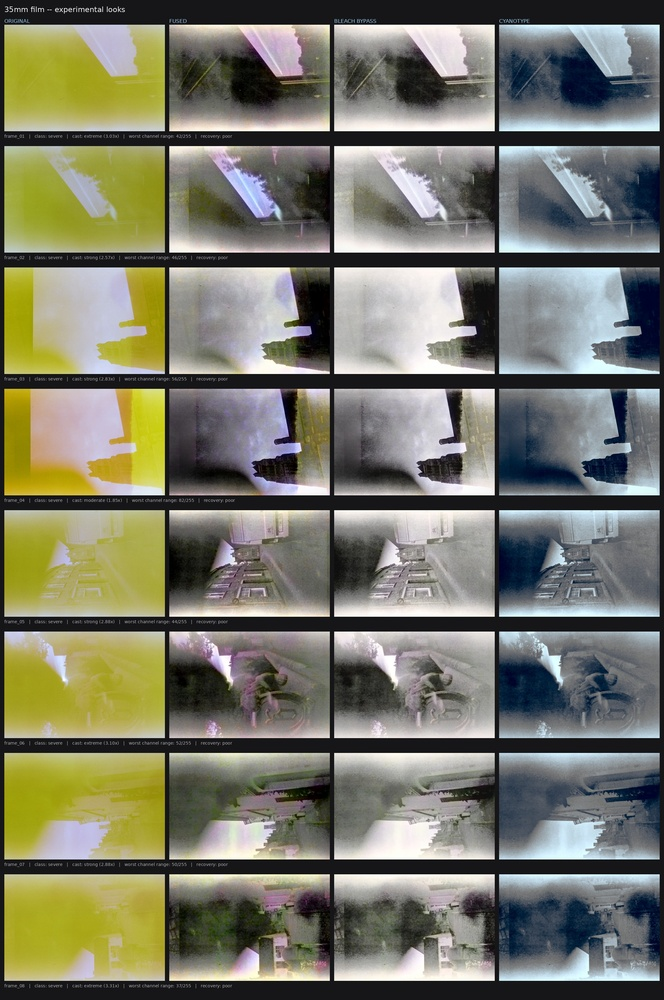
#> input picture experiments/contact_sheet.jpg, 664 x 1000 px, shrunk from 2150 x 3238 before the run
$ python -i recon.py   (imports and definitions only)
#> lines starting #> are read from the running program, lines starting #| are printed output that depends on the picture; after the words box and inside, x2 and y2 are one past the last pixel; in counts of white or black regions, pixels touching at a corner belong together
#> further down, picture is the input picture: shape (1000, 664, 3); mean B, G, R 104.5, 120.6, 120.6
### m35/color_space.py
from __future__ import annotations

import cv2
import numpy as np


def srgb_to_linear(x: np.ndarray) -> np.ndarray:
    x = np.clip(x, 0.0, 1.0)
    return np.where(x <= 0.04045, x / 12.92, ((x + 0.055) / 1.055) ** 2.4).astype(np.float32)


def linear_to_srgb(x: np.ndarray) -> np.ndarray:
    x = np.clip(x, 0.0, 1.0)
    return np.where(x <= 0.0031308, x * 12.92, 1.055 * np.power(x, 1.0 / 2.4) - 0.055).astype(np.float32)


def rgb_to_lab(rgb: np.ndarray) -> np.ndarray:
    return cv2.cvtColor(np.clip(rgb, 0.0, 1.0).astype(np.float32), cv2.COLOR_RGB2LAB)
#> returned value: shape (1000, 664, 3) float32; mean of channels 0, 1, 2 99.9, -0.4, 0.6


def lab_to_rgb(lab: np.ndarray) -> np.ndarray:
    return np.clip(cv2.cvtColor(lab.astype(np.float32), cv2.COLOR_LAB2RGB), 0.0, 1.0)


def luma(rgb: np.ndarray) -> np.ndarray:
    return (0.2126 * rgb[..., 0] + 0.7152 * rgb[..., 1] + 0.0722 * rgb[..., 2]).astype(np.float32)

### m35/lab/recon.py
from __future__ import annotations

import cv2
import numpy as np
from scipy.fft import dctn, idctn

from ..color_space import linear_to_srgb, rgb_to_lab, srgb_to_linear

RECON_DEFAULTS = {
    "seam_z": 12.0,
    "seam_max": 4,
    "seam_halfwidth": 3,
    "seam_blur": 2.0,
    "spot_max_area": 40,
    "spot_z": 5.0,
    "spot_radius": 3,
}


# [80 lines left out: functions poisson_solve, forward_gradients, divergence, _profile_peaks, detect_seams, remove_seams, not called in this run]


def detect_spots(rgb: np.ndarray, cfg: dict | None = None) -> np.ndarray:
    cfg = {**RECON_DEFAULTS, **(cfg or {})}
    lightness = rgb_to_lab(rgb)[..., 0]
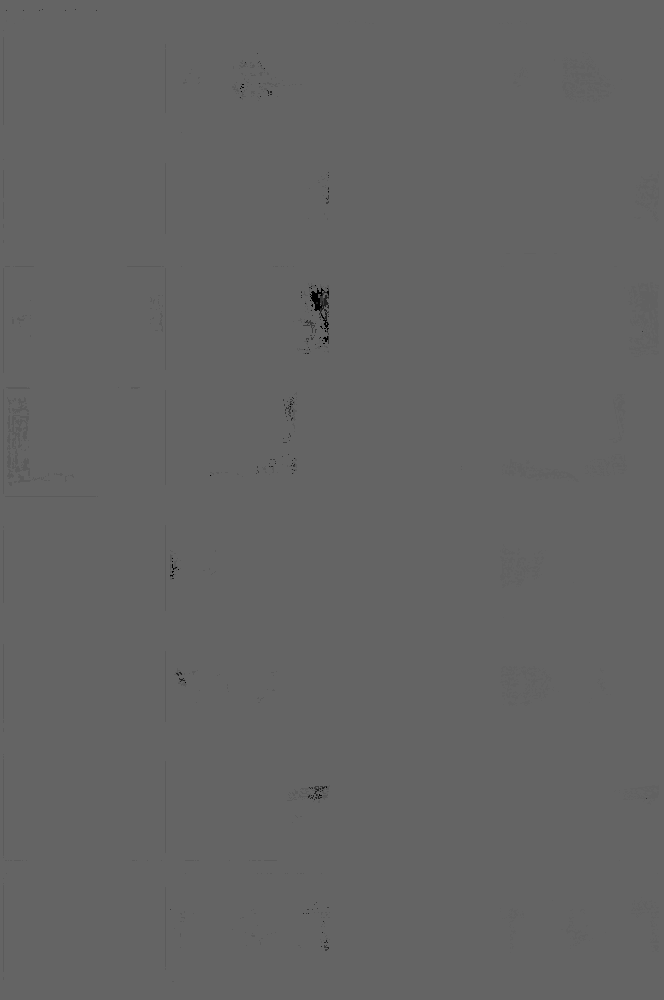
#> lightness: shape (1000, 664) float32; min 0, max 100, mean 99.8
    median = cv2.medianBlur(lightness.astype(np.float32), 5)
    residual = lightness - median
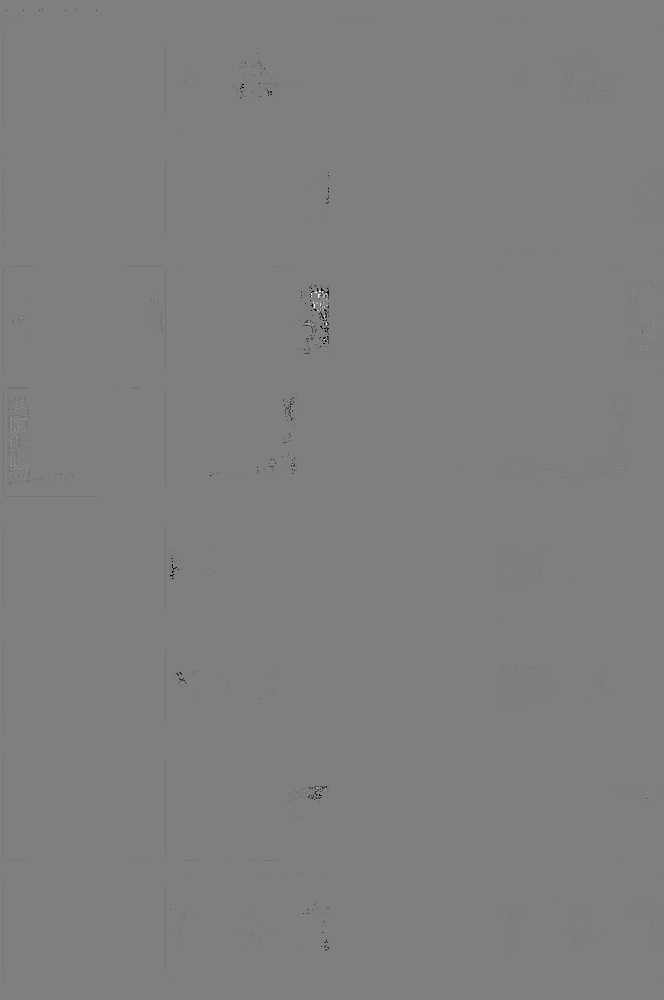
#> residual: shape (1000, 664) float32; min -100, max 100, mean -0.1; drawn with min black and max white
    sigma = 1.4826 * float(np.median(np.abs(residual - np.median(residual)))) + 1e-6
#> sigma = 1e-06
    candidate = (np.abs(residual) > float(cfg["spot_z"]) * sigma).astype(np.uint8)
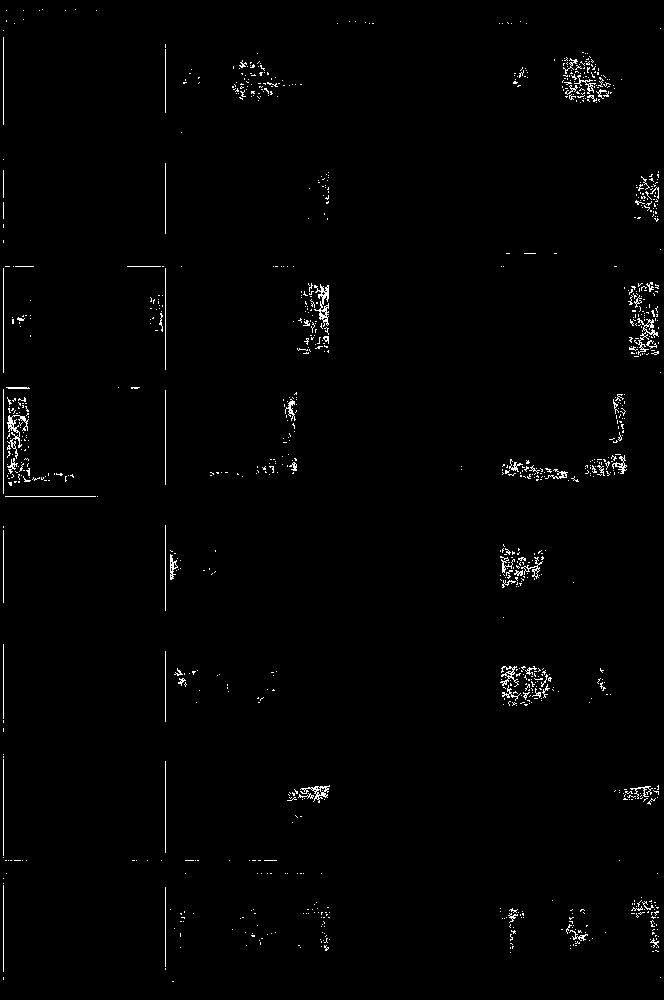
#> candidate: shape (1000, 664); values 0 (black) and 1 (white), 1.2% white in thin lines or dots

    n, labels, stats, _ = cv2.connectedComponentsWithStats(candidate, 8)
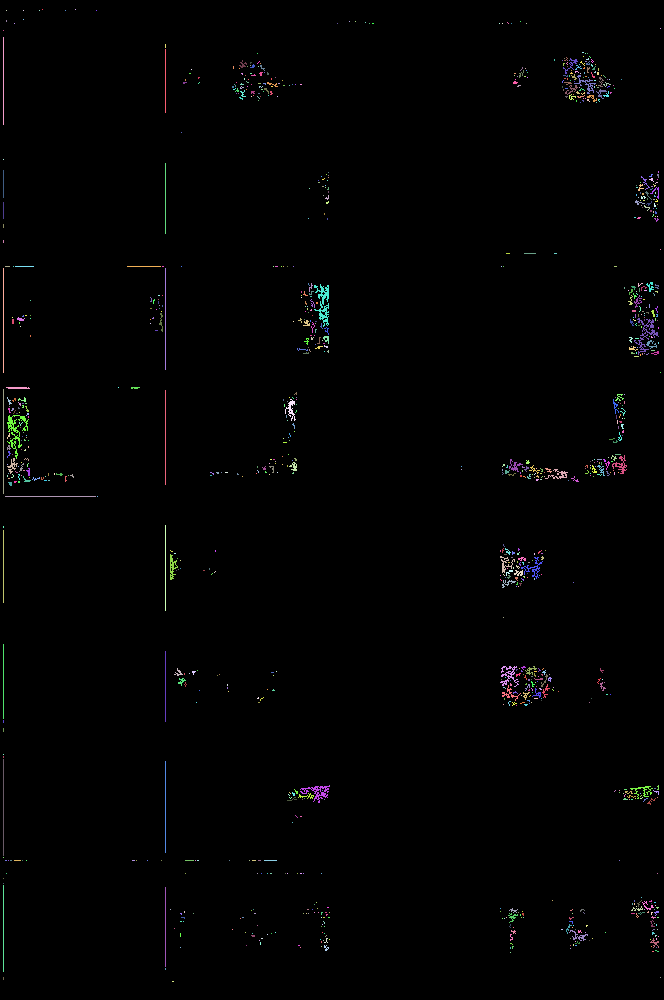
#> labels: shape (1000, 664) int32; 1029 distinct labels, from 0 to 1028; one colour per label, 0 black
#> n = 1029; stats = 1029 rows, first 6: [0, 0, 664, 1000, 656126], [42, 9, 1, 1, 1], [75, 9, 1, 1, 1], [6, 10, 1, 1, 1], [23, 10, 1, 1, 1], [39, 10, 1, 1, 1]
    mask = np.zeros_like(candidate)
    max_area = int(cfg["spot_max_area"])
    for i in range(1, n):
        area = stats[i, cv2.CC_STAT_AREA]
        if area <= max_area:
            mask[labels == i] = 255
#> this loop made 1028 passes
#> area on passes 25, 27, 37: 88, 64, 50
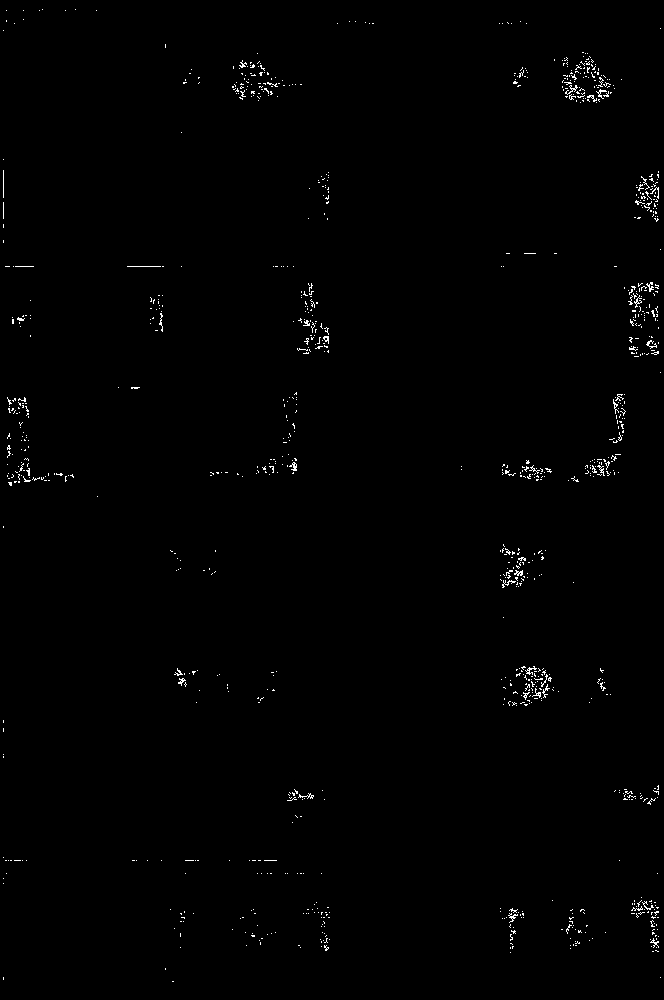
#> mask: shape (1000, 664); 0.67% white in thin lines or dots
    return mask


def spot_defects(rgb: np.ndarray, cfg: dict | None = None) -> tuple[np.ndarray, int]:
    cfg = {**RECON_DEFAULTS, **(cfg or {})}
    mask = detect_spots(rgb, cfg)
    count = int(cv2.connectedComponentsWithStats(mask, 8)[0]) - 1
#> count = 993
    if count <= 0:
        return rgb, 0
    rgb8 = np.clip(rgb * 255.0, 0, 255).astype(np.uint8)
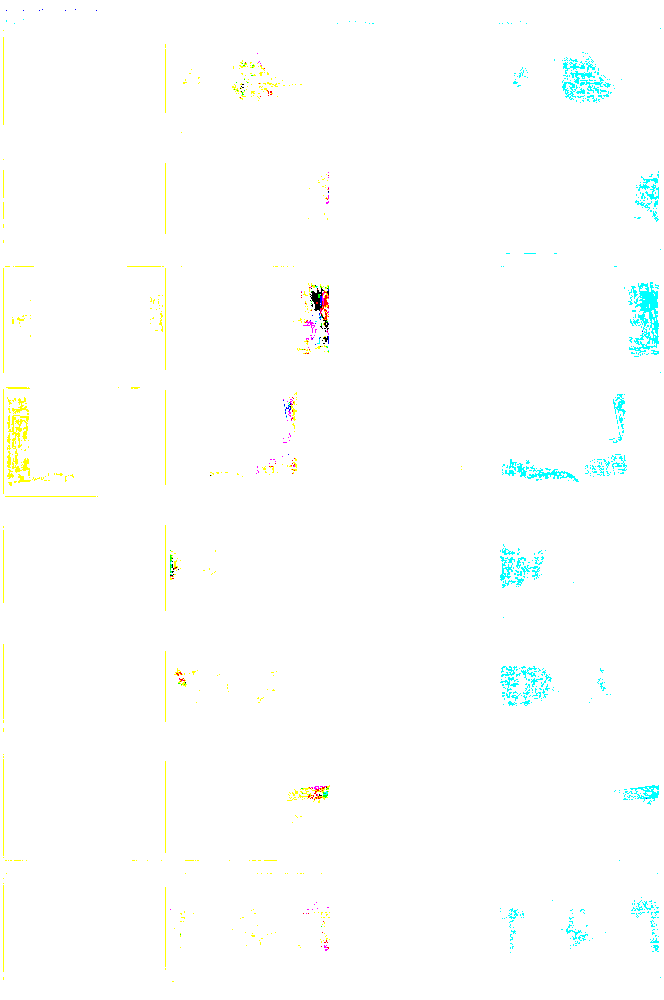
#> rgb8: shape (1000, 664, 3); mean B, G, R 253.4, 254.7, 252.9
    fixed = cv2.inpaint(rgb8, mask, int(cfg["spot_radius"]), cv2.INPAINT_TELEA)
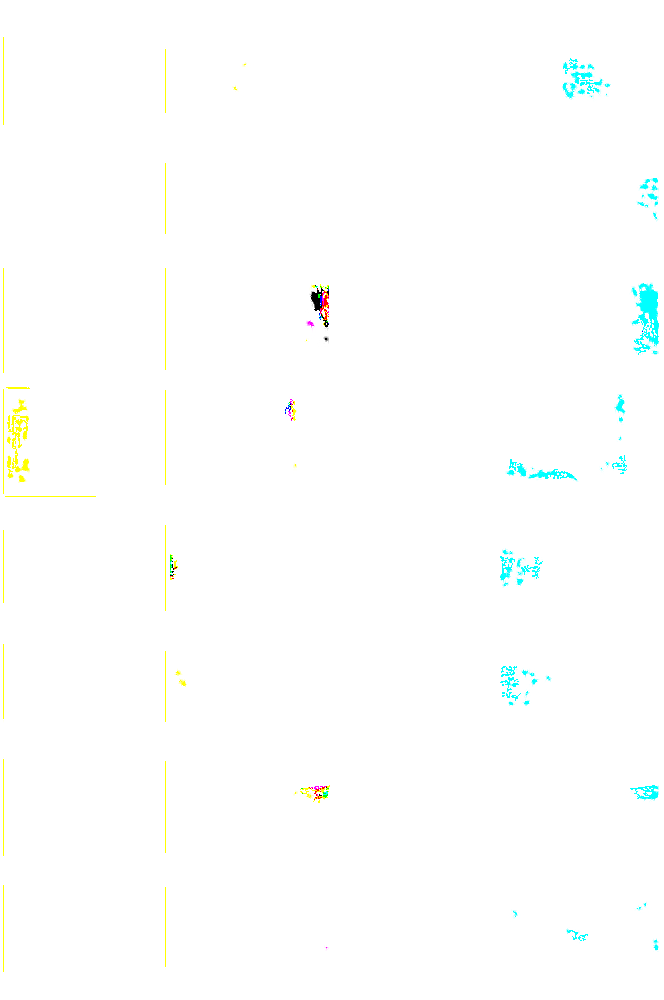
#> fixed: shape (1000, 664, 3); mean B, G, R 253.9, 254.8, 253.6
    return (fixed.astype(np.float32) / 255.0), count

>>> import cv2
>>> picture = cv2.imread('../../experiments/contact_sheet.jpg')
>>> result = spot_defects(picture)

$ run again, on experiments/frame_01_cross.jpg
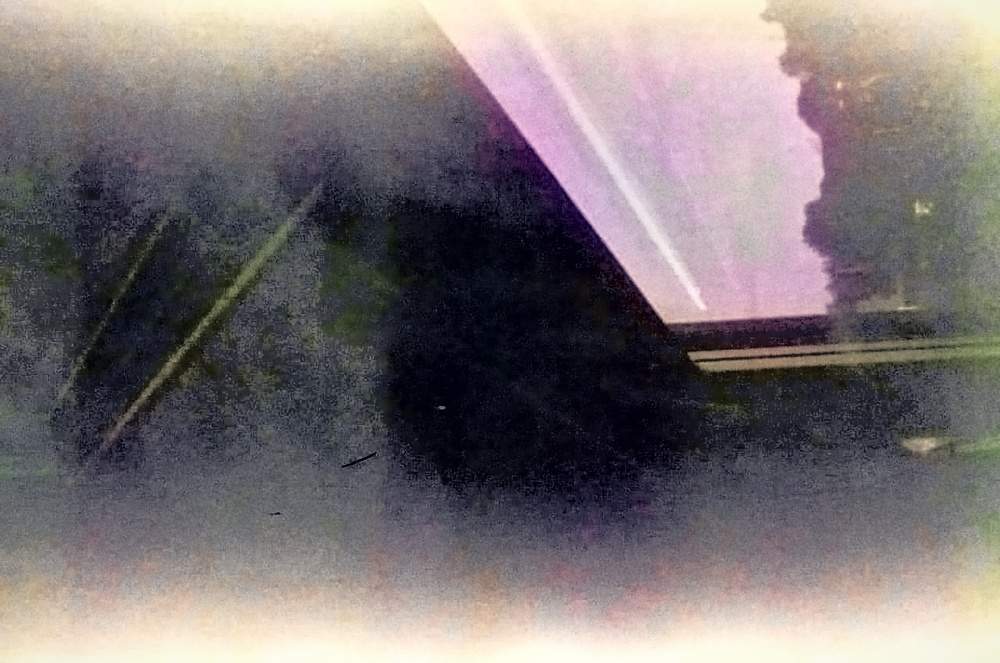
#> input picture experiments/frame_01_cross.jpg, 1000 x 663 px, shrunk from 1280 x 849 before the run
#> picture is the input picture: shape (663, 1000, 3); mean B, G, R 116.7, 115.3, 122.8
#> sigma = 1e-06
#> candidate: shape (663, 1000); values 0 (black) and 1 (white), 1% white in thin lines or dots, all inside (x1, y1, x2, y2) = (86, 146, 853, 502)
#> labels: shape (663, 1000) int32; 1783 distinct labels, from 0 to 1782
#> n = 1783; stats = 1783 rows, first 6: [0, 0, 1000, 663, 656216], [526, 146, 1, 1, 1], [526, 148, 1, 1, 1], [530, 148, 1, 2, 2], [501, 150, 2, 1, 2], [506, 152, 1, 1, 1]
#> the loop in detect_spots, `for i in range(1, n):` made 1782 passes
#> area on passes 1 to 3: 1, 1, 2
#> after the loop in detect_spots, `for i in range(1, n):`:
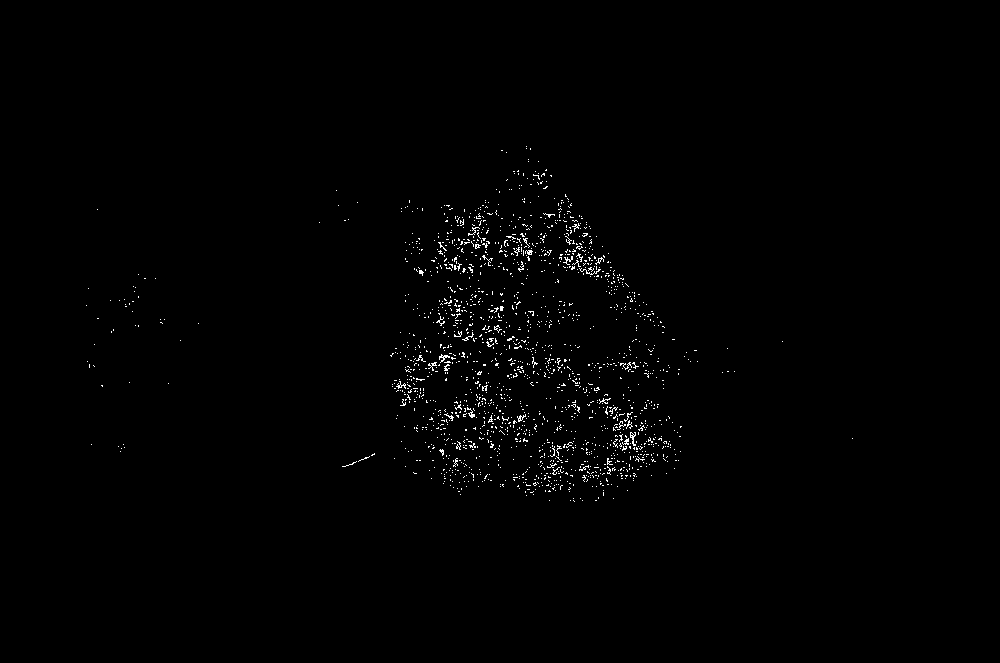
#> mask: shape (663, 1000); 0.81% white in thin lines or dots, all inside (x1, y1, x2, y2) = (86, 146, 853, 502)
#> count = 1765
#> in spot_defects, `fixed = cv2.inpaint(rgb8, mask, int(cfg["spot_radius"]), cv2.INPAINT_T..`:
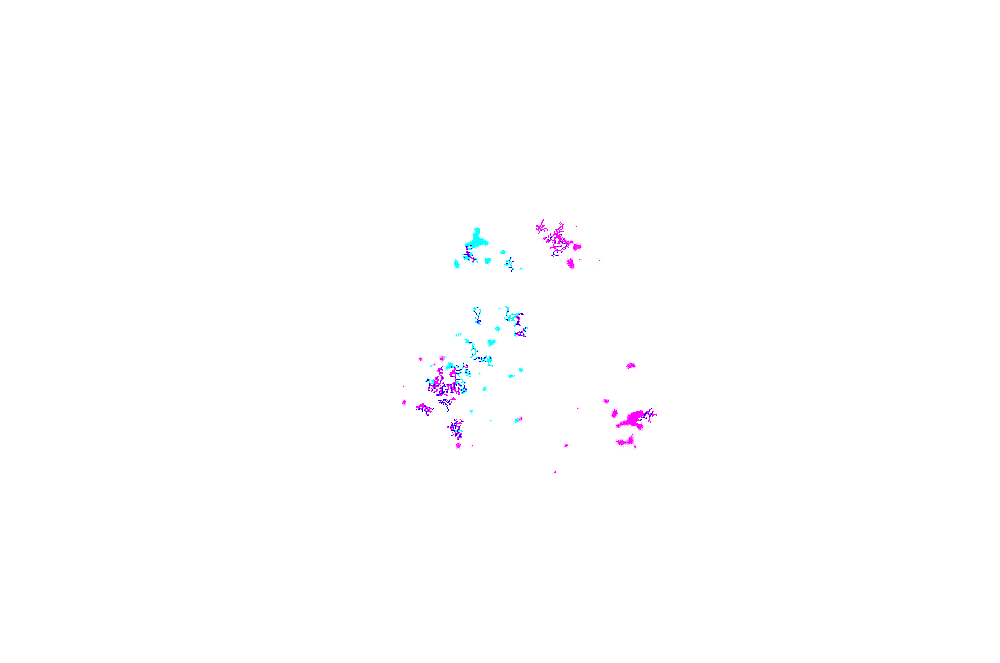
#> fixed: shape (663, 1000, 3); mean B, G, R 255, 254.3, 254.5
